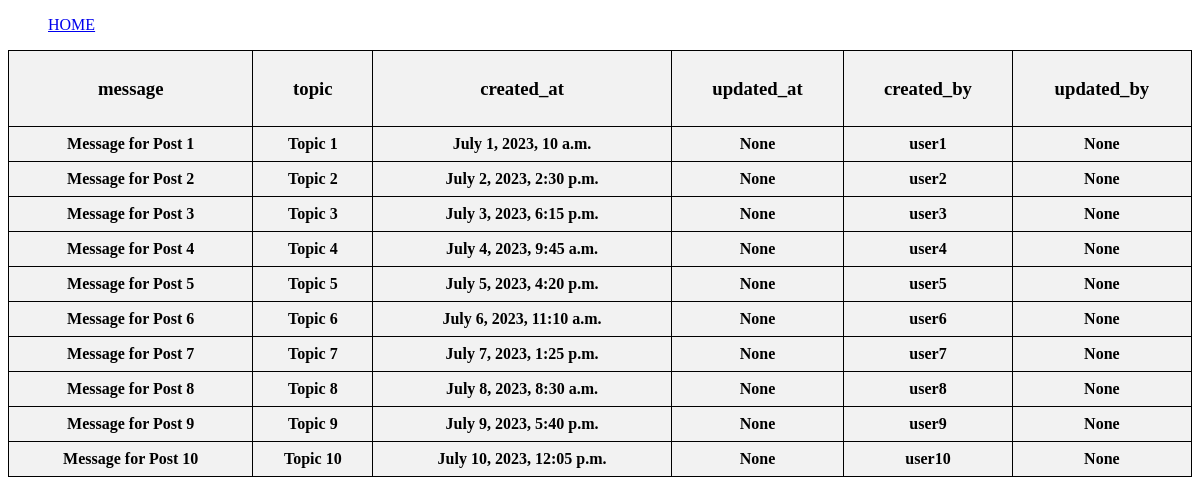
/web_app/post/, run on an earlier commit of the app's database.
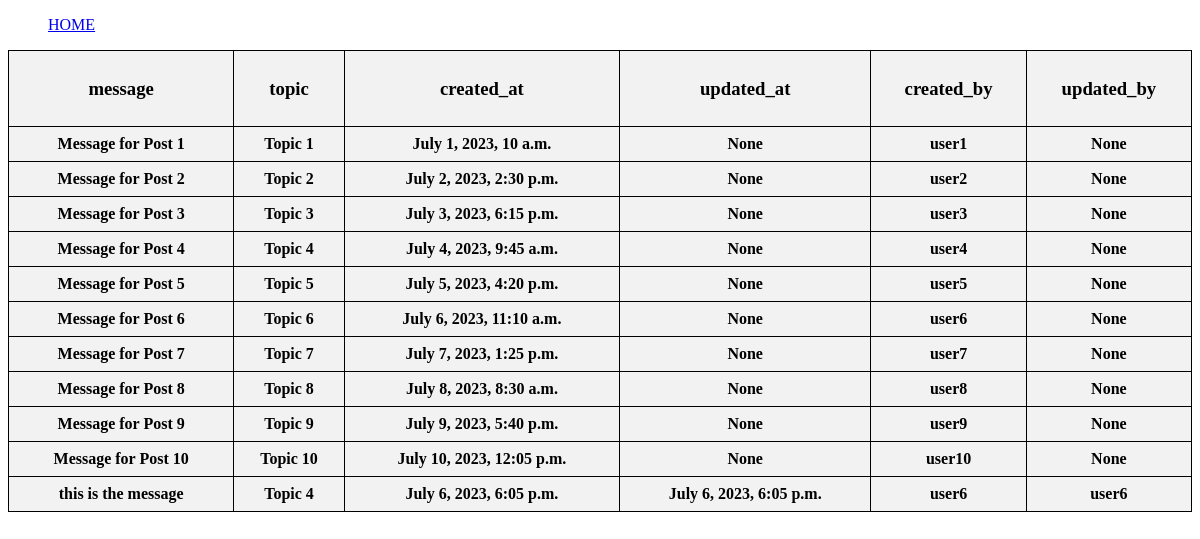
And on a later commit of the database.
### web_app/models.py (models this page shows, shortened)
class Post(models.Model):
    message = models.TextField(max_length=4000)
    topic = models.ForeignKey(Topic, related_name='posts', on_delete=models.CASCADE)
    created_at = models.DateTimeField(auto_now_add=True)
    updated_at = models.DateTimeField(auto_now_add=True)
    created_by = models.ForeignKey(User, related_name='posts', on_delete=models.CASCADE)
    updated_by = models.ForeignKey(User, null=True, related_name='+', on_delete=models.CASCADE)

class Topic(models.Model):
    subject = models.CharField(max_length=255)
    last_updated = models.DateTimeField(auto_now_add=True)
    board = models.ForeignKey(Board, related_name='topics', on_delete=models.CASCADE)
    starter = models.ForeignKey(User, related_name='topics', on_delete=models.CASCADE)
    def __str__(self):
        return self.subject

### web_app/views.py (the view)
# urls.py: path('post/', views.post_data),
def post_data(request):
    posts = Post.objects.all()
    return render(request, 'post_data.html', {'posts':posts})

### web_app/templates/post_data.html (shortened to what this page needs)
<!DOCTYPE html>
<html>
<head>
</head>
<body>
    <ul class="navigation">
        <li><a href="/web_app/">HOME</a></li>
      </ul>
    <table>
        <thead>
            <tr>
                <th><h3><b>message</b></h3></th>
                <th><h3><b>topic</b></h3></th>
                <th><h3><b>created_at</b></h3></th>
                <th><h3><b>updated_at</b></h3></th>
                <th><h3><b>created_by</b></h3></th>
                <th><h3><b>updated_by</b></h3></th>
            </tr>
            {% for item in posts %}
            <tr>
                <th>{{ item.message }}</th>
                <th>{{ item.topic }}</th>
                <th>{{ item.created_at }}</th>
                <th>{{ item.updated_at }}</th>
                <th>{{ item.created_by }}</th>
                <th>{{ item.updated_by }}</th>
            </tr>
            {% endfor %}
    </table>
</body>
</html>

### web_app/templates/post_data.html (style rules this page uses)
.navigation li { display: inline-block; margin-right: 10px; }
table { border-collapse: collapse; width: 100%; }
th, td { border: 1px solid black; padding: 8px; }
th { background-color: #f2f2f2; }

What changed in the data, as far as the page shows it:
added Post: message "this is the message", topic "Topic 4", created_at "July 6, 2023, 6:05 p.m.", updated_at "July 6, 2023, 6:05 p.m.", created_by "user6", updated_by "user6"
